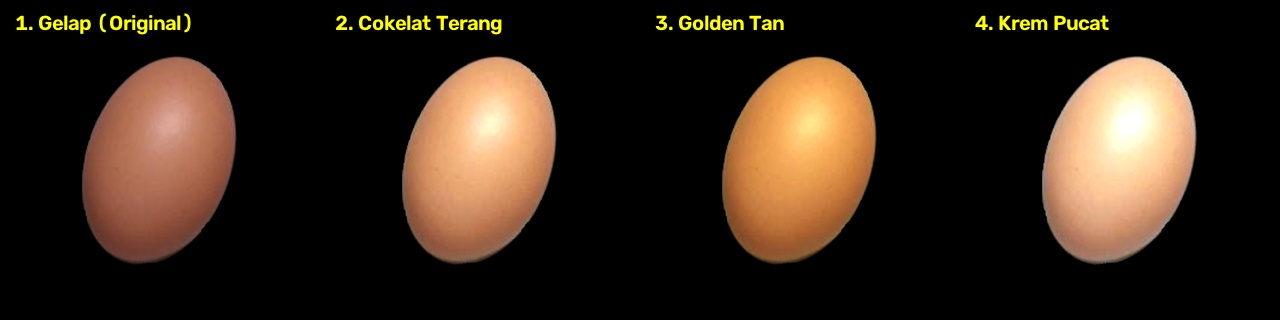
#> input picture Egg Dataset Clean/preview_good_variations.jpg, 1280 x 320 px
$ python -i demo_ekstraksi_fitur.py   (imports and definitions only)
#> lines starting #> are read from the running program, lines starting #| are printed output that depends on the picture; after the words box and inside, x2 and y2 are one past the last pixel; in counts of white or black regions, pixels touching at a corner belong together
"""
================================================================================
SKRIP DEMONSTRASI & PEMBUKTIAN EKSTRAKSI FITUR (PENGOLAHAN CITRA & VISION)
Workshop Pengolahan Citra dan Vision - Sistem Sortir Telur SNI 3926:2023
================================================================================
Skrip ini membuktikan seluruh tahapan pipeline Computer Vision dari:
1. Citra Input (Akuisisi Kamera)
2. Preprocessing (Grayscale, Blurring, HSV Analysis)
3. Segmentasi Objek (Otsu Thresholding & Operasi Morfologi)
4. Ekstraksi Fitur Geometri, Morfologi, Warna, & Estimasi Fisika
5. Output Vektor Fitur Numerik & Visualisasi Hasil Overlay
================================================================================
"""

import os
import sys
import cv2
import numpy as np

# Tambahkan direktori root ke sys.path
BASE_DIR = os.path.dirname(os.path.abspath(__file__))
if BASE_DIR not in sys.path:
    sys.path.insert(0, BASE_DIR)

from modules.shape_size_detector import measure_egg_shape_and_size


def run_feature_extraction_demo(image_path: str, output_image_path: str = os.path.join("hasil_pembuktian", "bukti_ekstraksi_fitur.png")):
    print("=" * 80)
    print("  PEMBUKTIAN EKSTRAKSI FITUR PENGOLAHAN CITRA & COMPUTER VISION")
    print("  Standar Acuan: SNI 3926:2023 (Telur Ayam Konsumsi)")
    print("=" * 80)

    if not os.path.exists(image_path):
        print(f"❌ File gambar tidak ditemukan: {image_path}")
        return

    # 1. BACA CITRA ASLI (Input Akuisisi)
    img_bgr = cv2.imread(image_path)
#> img_bgr is the input picture: shape (320, 1280, 3); mean B, G, R 24.9, 36.8, 50.7
    if img_bgr is None:
        print(f"❌ File gambar tidak dapat dibaca: {image_path}")
        return

    img_rgb = cv2.cvtColor(img_bgr, cv2.COLOR_BGR2RGB)
    h_orig, w_orig = img_bgr.shape[:2]
#> h_orig = 320; w_orig = 1280
    print(f"\n[1] AKUISISI CITRA INPUT:")
    print(f"    - Dimensi Citra    : {w_orig} x {h_orig} piksel (3 Channel BGR)")
#|     - Dimensi Citra    : 1280 x 320 piksel (3 Channel BGR)

    # 2. PREPROCESSING: Normalisasi, Grayscale, Gaussian Blur
    standard_dim = 640.0
    scale = standard_dim / max(h_orig, w_orig)
#> scale = 0.5
    new_w, new_h = int(w_orig * scale), int(h_orig * scale)
#> new_w = 640; new_h = 160
    img_scaled = cv2.resize(img_bgr, (new_w, new_h), interpolation=cv2.INTER_AREA)

    gray = cv2.cvtColor(img_scaled, cv2.COLOR_BGR2GRAY)
    blurred = cv2.GaussianBlur(gray, (7, 7), 0)
    print(f"\n[2] PREPROCESSING & FILTERING:")
    print(f"    - Skala Normalisasi : {scale:.4f} (Canvas 640px)")
#|     - Skala Normalisasi : 0.5000 (Canvas 640px)
    print(f"    - Color Conversion  : BGR -> Grayscale")
    print(f"    - Spatial Filtering : Gaussian Blur 7x7 (Reduksi Noise)")

    # 3. SEGMENTASI CITRA: Otsu Thresholding + Operasi Morfologi
    _, thresh = cv2.threshold(blurred, 0, 255, cv2.THRESH_BINARY + cv2.THRESH_OTSU)
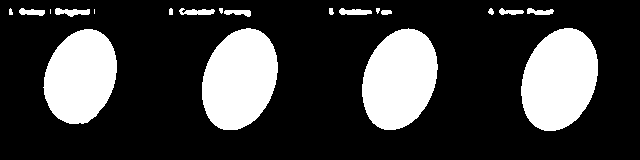
#> thresh: shape (160, 640); 23.8% white; 20 white regions (4 under 20 px), largest, box (x1, y1, x2, y2) and area: (521, 28, 598, 131) 6061, (202, 28, 278, 130) 5918, (362, 28, 438, 130) 5859
    corners = [float(gray[0, 0]), float(gray[0, -1]), float(gray[-1, 0]), float(gray[-1, -1])]
#> corners = [0, 0, 0, 0]
    if np.mean(corners) > 100:
        thresh = cv2.bitwise_not(thresh)

    kernel = cv2.getStructuringElement(cv2.MORPH_ELLIPSE, (5, 5))
    morph = cv2.morphologyEx(thresh, cv2.MORPH_CLOSE, kernel)
#> morph: shape (160, 640); 23.9% white; 15 white regions
    print(f"\n[3] SEGMENTASI & MORFOLOGI:")
    print(f"    - Binarization      : Adaptive Otsu Thresholding")
    print(f"    - Operasi Morfologi : Closing (Kernel Elips 5x5) untuk mengisi lubang")

    # 4. EKSTRAKSI KONTUR & CONVEX HULL
    contours, _ = cv2.findContours(morph, cv2.RETR_EXTERNAL, cv2.CHAIN_APPROX_SIMPLE)
#> contours = 15 contours, 3 with area under 20; largest, box (x1, y1, x2, y2) and area: (521, 28, 598, 131) 5933, (202, 28, 278, 130) 5792, (362, 28, 438, 130) 5732, (43, 29, 117, 124) 5202, (499, 8, 554, 15) 190
    if not contours:
        print("❌ Tidak ada kontur yang terdeteksi.")
        return

    best_cnt = max(contours, key=cv2.contourArea)
#> best_cnt = contour of 130 points, box (x1, y1, x2, y2) (521, 28, 598, 131), area 5933
    area_px = cv2.contourArea(best_cnt)
#> area_px = 5933
    perimeter_px = cv2.arcLength(best_cnt, True)
#> perimeter_px = 296.2
    hull = cv2.convexHull(best_cnt)
#> hull = contour of 43 points, box (x1, y1, x2, y2) (521, 28, 598, 131), area 5998
    hull_area = cv2.contourArea(hull)
#> hull_area = 5998
    solidity = area_px / max(1.0, hull_area)
#> solidity = 0.989

    # 5. FIT ELLIPSE & PENGUKURAN DIMENSI
    ellipse = cv2.fitEllipse(best_cnt)
#> ellipse = ((559.1, 79.2), (71.74, 105.4), 18.91)
    (cx_s, cy_s), (ax1_s, ax2_s), angle = ellipse
#> cx_s = 559.1; cy_s = 79.2; ax1_s = 71.74; ax2_s = 105.4; angle = 18.91
    minor_px = min(ax1_s, ax2_s)
#> minor_px = 71.74
    major_px = max(ax1_s, ax2_s)
#> major_px = 105.4

    base_px_to_mm = 0.135
    length_mm = major_px * base_px_to_mm
#> length_mm = 14.22
    width_mm = minor_px * base_px_to_mm
#> width_mm = 9.69
    esi = (width_mm / length_mm) * 100.0 if length_mm > 0 else 0
#> esi = 68.1

    # Estimasi volume elipsoid & bobot
    vol_cm3 = (np.pi / 6.0) * (length_mm / 10.0) * ((width_mm / 10.0) ** 2)
#> vol_cm3 = 0.699
    weight_gram = vol_cm3 * 1.035
#> weight_gram = 0.723

    # 6. EKSTRAKSI FITUR WARNA HSV & TEKSTUR
    mask_cnt = np.zeros_like(gray)
    cv2.drawContours(mask_cnt, [best_cnt], -1, 255, -1)
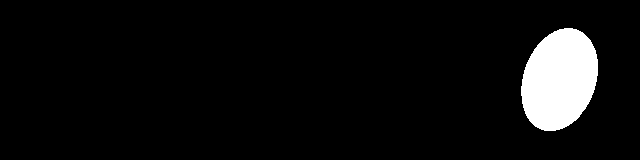
#> mask_cnt: shape (160, 640); 5.9% white; 1 white region, box (x1, y1, x2, y2) and area: (521, 28, 598, 131) 6061
    hsv_scaled = cv2.cvtColor(img_scaled, cv2.COLOR_BGR2HSV)
#> hsv_scaled: shape (160, 640, 3); mean H, S, V 7.6, 48.5, 50.8
    mean_h, mean_s, mean_v = cv2.mean(hsv_scaled, mask=mask_cnt)[:3]
#> mean_h = 15.05; mean_s = 91.76; mean_v = 229
    _, std_bgr = cv2.meanStdDev(img_scaled, mask=mask_cnt)
#> std_bgr = [36.74, 41.39, 34.49]
    texture_uniformity = np.mean(std_bgr)
#> texture_uniformity = 37.54

    # 7. TABEL VEKTOR FITUR (NUMERICAL PROOF)
    print("\n" + "=" * 80)
    print("  VEKTOR FITUR YANG DIEKSTRAKSI (BUKTI NUMERIK)")
    print("=" * 80)
    print(f"{'No':<4} | {'Nama Fitur':<28} | {'Nilai Terhitung':<18} | {'Metode / Rumus':<24}")
    print("-" * 80)
    print(f"{'1':<4} | {'Luas Kontur (Area)':<28} | {area_px:<18.1f} | {'cv2.contourArea (px)'}")
#| 1    | Luas Kontur (Area)           | 5933.0             | cv2.contourArea (px)
    print(f"{'2':<4} | {'Keliling (Perimeter)':<28} | {perimeter_px:<18.1f} | {'cv2.arcLength (px)'}")
#| 2    | Keliling (Perimeter)         | 296.2              | cv2.arcLength (px)
    print(f"{'3':<4} | {'Convex Hull Area':<28} | {hull_area:<18.1f} | {'cv2.convexHull (px)'}")
#| 3    | Convex Hull Area             | 5998.0             | cv2.convexHull (px)
    print(f"{'4':<4} | {'Solidity (Kecembungan)':<28} | {solidity:<18.4f} | {'Area / Hull Area'}")
#| 4    | Solidity (Kecembungan)       | 0.9892             | Area / Hull Area
    print(f"{'5':<4} | {'Major Axis (Panjang)':<28} | {length_mm:<18.2f} mm | {'FitEllipse * px_to_mm'}")
#| 5    | Major Axis (Panjang)         | 14.22              mm | FitEllipse * px_to_mm
    print(f"{'6':<4} | {'Minor Axis (Lebar)':<28} | {width_mm:<18.2f} mm | {'FitEllipse * px_to_mm'}")
#| 6    | Minor Axis (Lebar)           | 9.69               mm | FitEllipse * px_to_mm
    print(f"{'7':<4} | {'Egg Shape Index (ESI)':<28} | {esi:<18.2f} %  | {'(W / L) * 100 (SNI)'}")
#| 7    | Egg Shape Index (ESI)        | 68.10              %  | (W / L) * 100 (SNI)
    print(f"{'8':<4} | {'Estimasi Volume':<28} | {vol_cm3:<18.2f} cm³ | {'(pi/6) * L * W²'}")
#| 8    | Estimasi Volume              | 0.70               cm³ | (pi/6) * L * W²
    print(f"{'9':<4} | {'Estimasi Bobot':<28} | {weight_gram:<18.2f} gram| {'Volume * 1.035 g/cm³'}")
#| 9    | Estimasi Bobot               | 0.72               gram| Volume * 1.035 g/cm³
    print(f"{'10':<4} | {'Warna: Rata-rata Hue':<28} | {mean_h:<18.1f} | {'cv2.cvtColor HSV (H)'}")
#| 10   | Warna: Rata-rata Hue         | 15.0               | cv2.cvtColor HSV (H)
    print(f"{'11':<4} | {'Warna: Rata-rata Saturation':<28} | {mean_s:<18.1f} | {'cv2.cvtColor HSV (S)'}")
#| 11   | Warna: Rata-rata Saturation  | 91.8               | cv2.cvtColor HSV (S)
    print(f"{'12':<4} | {'Warna: Rata-rata Value':<28} | {mean_v:<18.1f} | {'cv2.cvtColor HSV (V)'}")
#| 12   | Warna: Rata-rata Value       | 229.0              | cv2.cvtColor HSV (V)
    print(f"{'13':<4} | {'Standar Deviasi Tekstur':<28} | {texture_uniformity:<18.2f} | {'cv2.meanStdDev (RGB)'}")
#| 13   | Standar Deviasi Tekstur      | 37.54              | cv2.meanStdDev (RGB)
    print("=" * 80)

    # Status SNI
    shape_status = "Normal (72-76%)" if (72.0 <= esi <= 76.0) else ("Lonjong (<72%)" if esi < 72 else "Bulat (>76%)")
#> shape_status = 'Lonjong (<72%)'
    weight_cat = "Kecil (<50g)" if weight_gram < 50 else ("Sedang (50-60g)" if weight_gram <= 60 else "Besar (>60g)")
#> weight_cat = 'Kecil (<50g)'
    print(f"\n[HASIL KELAS MORFOLOGI SNI 3926:2023]:")
    print(f"  • Kategori Bentuk (ESI) : {shape_status}")
#|   • Kategori Bentuk (ESI) : Lonjong (<72%)
    print(f"  • Kategori Ukuran Bobot : {weight_cat}")
#|   • Kategori Ukuran Bobot : Kecil (<50g)

    # 8. GENERATE PANEL VISUALISASI 6 TAHAP
    # Panel 1: Citra Asli
    p1 = img_scaled.copy()
    cv2.putText(p1, "1. Citra Asli", (15, 30), cv2.FONT_HERSHEY_SIMPLEX, 0.7, (0, 255, 0), 2)
#> p1: shape (160, 640, 3); mean B, G, R 24.9, 38.7, 50.7

    # Panel 2: Grayscale
    p2 = cv2.cvtColor(gray, cv2.COLOR_GRAY2BGR)
    cv2.putText(p2, "2. Grayscale & Blur", (15, 30), cv2.FONT_HERSHEY_SIMPLEX, 0.7, (0, 255, 255), 2)
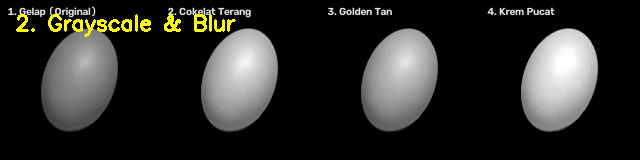
#> p2: shape (160, 640, 3); mean B, G, R 39.6, 43.1, 43.1

    # Panel 3: Biner & Morfologi
    p3 = cv2.cvtColor(morph, cv2.COLOR_GRAY2BGR)
    cv2.putText(p3, "3. Biner Otsu + Morfologi", (15, 30), cv2.FONT_HERSHEY_SIMPLEX, 0.7, (0, 255, 255), 2)
#> p3: shape (160, 640, 3); mean B, G, R 60.8, 65.3, 65.3

    # Panel 4: Kontur & Convex Hull
    p4 = img_scaled.copy()
    cv2.drawContours(p4, [best_cnt], -1, (0, 255, 0), 2)
    cv2.drawContours(p4, [hull], -1, (0, 0, 255), 2)
    cv2.putText(p4, f"4. Kontur (Hijau) & Hull (Merah)", (15, 30), cv2.FONT_HERSHEY_SIMPLEX, 0.6, (0, 255, 0), 2)
    cv2.putText(p4, f"Solidity: {solidity:.3f}", (15, 60), cv2.FONT_HERSHEY_SIMPLEX, 0.6, (0, 0, 255), 2)
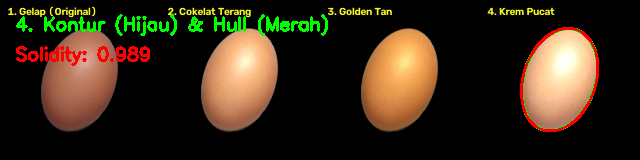
#> p4: shape (160, 640, 3); mean B, G, R 23.7, 40.8, 53.5

    # Panel 5: Fit Ellipse & Sumbu Geometri
    p5 = img_scaled.copy()
    cv2.ellipse(p5, ellipse, (255, 0, 0), 2)
    # Gambar sumbu mayor & minor
    rad = np.deg2rad(angle)
#> rad = 0.33
    p_center = (int(cx_s), int(cy_s))
#> p_center = (559, 79)
    dx_maj = int((major_px / 2.0) * np.sin(rad))
#> dx_maj = 17
    dy_maj = int(-(major_px / 2.0) * np.cos(rad))
#> dy_maj = -49
    dx_min = int((minor_px / 2.0) * np.cos(rad))
#> dx_min = 33
    dy_min = int((minor_px / 2.0) * np.sin(rad))
#> dy_min = 11
    cv2.line(p5, (p_center[0] - dx_maj, p_center[1] - dy_maj), (p_center[0] + dx_maj, p_center[1] + dy_maj), (0, 0, 255), 2)
    cv2.line(p5, (p_center[0] - dx_min, p_center[1] - dy_min), (p_center[0] + dx_min, p_center[1] + dy_min), (255, 255, 0), 2)
    cv2.putText(p5, f"5. Fit Ellipse & Axes", (15, 30), cv2.FONT_HERSHEY_SIMPLEX, 0.6, (255, 0, 0), 2)
    cv2.putText(p5, f"L:{length_mm:.1f}mm W:{width_mm:.1f}mm", (15, 60), cv2.FONT_HERSHEY_SIMPLEX, 0.6, (255, 255, 0), 2)

    # Panel 6: Hasil Akhir Ekstraksi Fitur Overlay
    p6 = img_scaled.copy()
    cv2.ellipse(p6, ellipse, (0, 255, 0), 2)
#> p6: shape (160, 640, 3); mean B, G, R 24.3, 38.2, 49.8
    box_w, box_h = 320, 160
    overlay = p6.copy()
    cv2.rectangle(overlay, (10, 10), (10 + box_w, 10 + box_h), (0, 0, 0), -1)
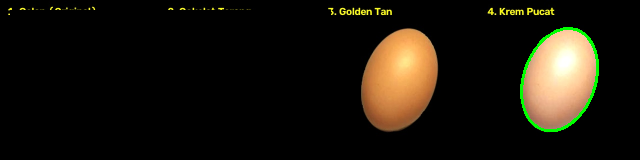
#> overlay: shape (160, 640, 3); mean B, G, R 12.7, 21.9, 26.4
    p6 = cv2.addWeighted(overlay, 0.65, p6, 0.35, 0)
    cv2.putText(p6, "6. HASIL EKSTRAKSI FITUR", (20, 32), cv2.FONT_HERSHEY_SIMPLEX, 0.55, (0, 255, 255), 2)
    cv2.putText(p6, f"Panjang (L) : {length_mm:.2f} mm", (20, 56), cv2.FONT_HERSHEY_SIMPLEX, 0.5, (255, 255, 255), 1)
    cv2.putText(p6, f"Lebar (W)   : {width_mm:.2f} mm", (20, 78), cv2.FONT_HERSHEY_SIMPLEX, 0.5, (255, 255, 255), 1)
    cv2.putText(p6, f"Shape Index : {esi:.2f}% ({shape_status})", (20, 100), cv2.FONT_HERSHEY_SIMPLEX, 0.5, (0, 255, 0), 1)
    cv2.putText(p6, f"Est. Bobot  : {weight_gram:.2f}g ({weight_cat})", (20, 122), cv2.FONT_HERSHEY_SIMPLEX, 0.5, (0, 255, 255), 1)
    cv2.putText(p6, f"Solidity    : {solidity:.3f} | Area: {int(area_px)}px", (20, 144), cv2.FONT_HERSHEY_SIMPLEX, 0.45, (200, 200, 200), 1)

    # Gabungkan 6 panel menjadi 2 baris x 3 kolom
    row1 = np.hstack([p1, p2, p3])
    row2 = np.hstack([p4, p5, p6])
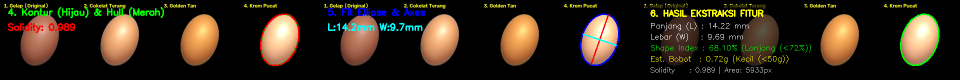
#> row2: shape (160, 1920, 3) (shown at 1/2 size); mean B, G, R 24.9, 38.6, 48.1
    composite = np.vstack([row1, row2])
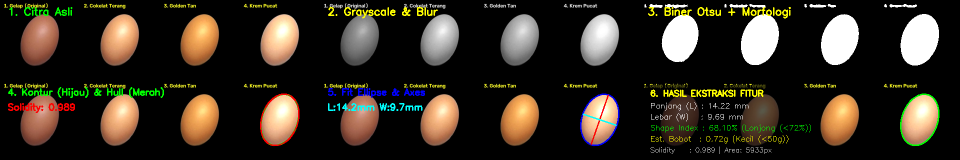
#> composite: shape (320, 1920, 3) (shown at 1/2 size); mean B, G, R 33.3, 43.8, 50.6

    output_full_path = os.path.join(BASE_DIR, output_image_path)
    cv2.imwrite(output_full_path, composite)
    print(f"\n✅ Gambar bukti 6 tahap berhasil disimpan ke:")
    print(f"   -> {output_full_path}")
    print("=" * 80)


# [16 lines not run here, left out]

>>> result = run_feature_extraction_demo('Egg Dataset Clean/preview_good_variations.jpg')
